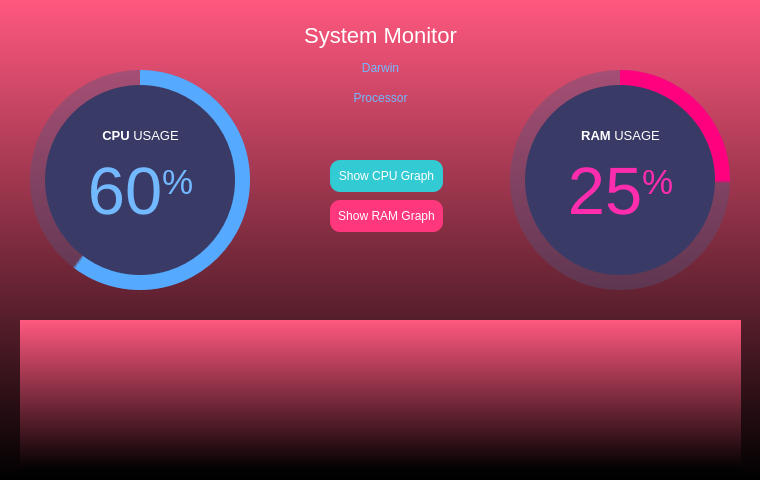
<?xml version="1.0" encoding="UTF-8"?>
<ui version="4.0">
 <class>MainWindow</class>
 <widget class="QMainWindow" name="MainWindow">
  <property name="geometry">
   <rect>
    <x>0</x>
    <y>0</y>
    <width>760</width>
    <height>480</height>
   </rect>
  </property>
  <property name="minimumSize">
   <size>
    <width>760</width>
    <height>480</height>
   </size>
  </property>
  <property name="maximumSize">
   <size>
    <width>760</width>
    <height>480</height>
   </size>
  </property>
  <property name="windowTitle">
   <string>System Monitor</string>
  </property>
  <property name="styleSheet">
   <string notr="true">
background-color: qlineargradient(spread:pad, x1:0, y1:0, x2:0, y2:1, stop:0 rgb(255, 88, 127), stop:1 rgb(000));
border-bottom-right-radius: 500px;</string>
  </property>
  <widget class="QWidget" name="centralwidget">
   <widget class="QFrame" name="circularProgressBar_Main">
    <property name="geometry">
     <rect>
      <x>20</x>
      <y>60</y>
      <width>240</width>
      <height>240</height>
     </rect>
    </property>
    <property name="styleSheet">
     <string notr="true">background-color: none;</string>
    </property>
    <property name="frameShape">
     <enum>QFrame::NoFrame</enum>
    </property>
    <property name="frameShadow">
     <enum>QFrame::Raised</enum>
    </property>
    <widget class="QFrame" name="circularProgressCPU">
     <property name="geometry">
      <rect>
       <x>10</x>
       <y>10</y>
       <width>220</width>
       <height>220</height>
      </rect>
     </property>
     <property name="styleSheet">
      <string notr="true">QFrame{
	border-radius: 110px;	
	background-color: qconicalgradient(cx:0.5, cy:0.5, angle:90, stop:0.400 rgba(85, 170, 255, 255), stop:0.395 rgba(255, 255, 255, 0));
}</string>
     </property>
     <property name="frameShape">
      <enum>QFrame::StyledPanel</enum>
     </property>
     <property name="frameShadow">
      <enum>QFrame::Raised</enum>
     </property>
    </widget>
    <widget class="QFrame" name="circularBg">
     <property name="geometry">
      <rect>
       <x>10</x>
       <y>10</y>
       <width>220</width>
       <height>220</height>
      </rect>
     </property>
     <property name="styleSheet">
      <string notr="true">QFrame{
	border-radius: 110px;	
	background-color: rgba(85, 85, 127, 100);
}</string>
     </property>
     <property name="frameShape">
      <enum>QFrame::StyledPanel</enum>
     </property>
     <property name="frameShadow">
      <enum>QFrame::Raised</enum>
     </property>
    </widget>
    <widget class="QFrame" name="circularContainer">
     <property name="geometry">
      <rect>
       <x>25</x>
       <y>25</y>
       <width>190</width>
       <height>190</height>
      </rect>
     </property>
     <property name="baseSize">
      <size>
       <width>0</width>
       <height>0</height>
      </size>
     </property>
     <property name="styleSheet">
      <string notr="true">QFrame{
	border-radius: 95px;	
	background-color: rgb(58, 58, 102);
}</string>
     </property>
     <property name="frameShape">
      <enum>QFrame::StyledPanel</enum>
     </property>
     <property name="frameShadow">
      <enum>QFrame::Raised</enum>
     </property>
     <widget class="QWidget" name="layoutWidget">
      <property name="geometry">
       <rect>
        <x>10</x>
        <y>40</y>
        <width>171</width>
        <height>137</height>
       </rect>
      </property>
      <layout class="QGridLayout" name="infoLayout">
       <item row="0" column="0">
        <widget class="QLabel" name="labelAplicationName">
         <property name="font">
          <font>
           <family>Helvetica Neue</family>
           <pointsize>10</pointsize>
          </font>
         </property>
         <property name="styleSheet">
          <string notr="true">color: #FFFFFF; background-color: none;</string>
         </property>
         <property name="text">
          <string>&lt;strong&gt;CPU&lt;/strong&gt; USAGE</string>
         </property>
         <property name="alignment">
          <set>Qt::AlignCenter</set>
         </property>
        </widget>
       </item>
       <item row="1" column="0">
        <widget class="QLabel" name="labelPercentageCPU">
         <property name="font">
          <font>
           <family>Helvetica Neue</family>
           <pointsize>30</pointsize>
          </font>
         </property>
         <property name="styleSheet">
          <string notr="true">color: rgb(115, 185, 255); padding: 0px; background-color: none;</string>
         </property>
         <property name="text">
          <string>&lt;p align=&quot;center&quot;&gt;&lt;span style=&quot; font-size:50pt;&quot;&gt;60&lt;/span&gt;&lt;span style=&quot; font-size:40pt; vertical-align:super;&quot;&gt;%&lt;/span&gt;&lt;/p&gt;</string>
         </property>
         <property name="alignment">
          <set>Qt::AlignCenter</set>
         </property>
         <property name="indent">
          <number>-1</number>
         </property>
        </widget>
       </item>
       <item row="2" column="0">
        <widget class="QLabel" name="labelCredits">
         <property name="font">
          <font>
           <family>Helvetica Neue</family>
           <pointsize>8</pointsize>
          </font>
         </property>
         <property name="styleSheet">
          <string notr="true">color: rgb(148, 148, 216); background-color: none;</string>
         </property>
         <property name="text">
          <string>&lt;html&gt;&lt;head/&gt;&lt;body&gt;&lt;p&gt;&lt;br/&gt;&lt;/p&gt;&lt;/body&gt;&lt;/html&gt;</string>
         </property>
         <property name="alignment">
          <set>Qt::AlignCenter</set>
         </property>
        </widget>
       </item>
      </layout>
     </widget>
    </widget>
    <zorder>circularBg</zorder>
    <zorder>circularProgressCPU</zorder>
    <zorder>circularContainer</zorder>
   </widget>
   <widget class="QFrame" name="circularProgressBar_Main_3">
    <property name="geometry">
     <rect>
      <x>500</x>
      <y>60</y>
      <width>240</width>
      <height>240</height>
     </rect>
    </property>
    <property name="styleSheet">
     <string notr="true">background-color: none;</string>
    </property>
    <property name="frameShape">
     <enum>QFrame::NoFrame</enum>
    </property>
    <property name="frameShadow">
     <enum>QFrame::Raised</enum>
    </property>
    <widget class="QFrame" name="circularProgressRAM">
     <property name="geometry">
      <rect>
       <x>10</x>
       <y>10</y>
       <width>220</width>
       <height>220</height>
      </rect>
     </property>
     <property name="styleSheet">
      <string notr="true">QFrame{
	border-radius: 110px;	
	background-color: qconicalgradient(cx:0.5, cy:0.5, angle:90, stop:0.750 rgba(255, 0, 127, 255), stop:0.745 rgba(255, 255, 255, 0));
}</string>
     </property>
     <property name="frameShape">
      <enum>QFrame::StyledPanel</enum>
     </property>
     <property name="frameShadow">
      <enum>QFrame::Raised</enum>
     </property>
    </widget>
    <widget class="QFrame" name="circularBg_3">
     <property name="geometry">
      <rect>
       <x>10</x>
       <y>10</y>
       <width>220</width>
       <height>220</height>
      </rect>
     </property>
     <property name="styleSheet">
      <string notr="true">QFrame{
	border-radius: 110px;	
	background-color: rgba(85, 85, 127, 100);
}</string>
     </property>
     <property name="frameShape">
      <enum>QFrame::StyledPanel</enum>
     </property>
     <property name="frameShadow">
      <enum>QFrame::Raised</enum>
     </property>
    </widget>
    <widget class="QFrame" name="circularContainer_3">
     <property name="geometry">
      <rect>
       <x>25</x>
       <y>25</y>
       <width>190</width>
       <height>190</height>
      </rect>
     </property>
     <property name="baseSize">
      <size>
       <width>0</width>
       <height>0</height>
      </size>
     </property>
     <property name="styleSheet">
      <string notr="true">QFrame{
	border-radius: 95px;	
	background-color: rgb(58, 58, 102);
}</string>
     </property>
     <property name="frameShape">
      <enum>QFrame::StyledPanel</enum>
     </property>
     <property name="frameShadow">
      <enum>QFrame::Raised</enum>
     </property>
     <widget class="QWidget" name="layoutWidget_3">
      <property name="geometry">
       <rect>
        <x>10</x>
        <y>40</y>
        <width>171</width>
        <height>137</height>
       </rect>
      </property>
      <layout class="QGridLayout" name="infoLayout_3">
       <item row="0" column="0">
        <widget class="QLabel" name="labelAplicationName_3">
         <property name="font">
          <font>
           <family>Helvetica Neue</family>
           <pointsize>10</pointsize>
          </font>
         </property>
         <property name="styleSheet">
          <string notr="true">color: #FFFFFF; background-color: none;</string>
         </property>
         <property name="text">
          <string>&lt;strong&gt;RAM&lt;/strong&gt; USAGE</string>
         </property>
         <property name="alignment">
          <set>Qt::AlignCenter</set>
         </property>
        </widget>
       </item>
       <item row="1" column="0">
        <widget class="QLabel" name="labelPercentageRAM">
         <property name="font">
          <font>
           <family>Helvetica Neue</family>
           <pointsize>30</pointsize>
          </font>
         </property>
         <property name="styleSheet">
          <string notr="true">color: rgb(255, 44, 174); padding: 0px; background-color: none;</string>
         </property>
         <property name="text">
          <string>&lt;p align=&quot;center&quot;&gt;&lt;span style=&quot; font-size:50pt;&quot;&gt;25&lt;/span&gt;&lt;span style=&quot; font-size:40pt; vertical-align:super;&quot;&gt;%&lt;/span&gt;&lt;/p&gt;</string>
         </property>
         <property name="alignment">
          <set>Qt::AlignCenter</set>
         </property>
         <property name="indent">
          <number>-1</number>
         </property>
        </widget>
       </item>
       <item row="2" column="0">
        <widget class="QLabel" name="labelCredits_3">
         <property name="font">
          <font>
           <family>Helvetica Neue</family>
           <pointsize>8</pointsize>
          </font>
         </property>
         <property name="styleSheet">
          <string notr="true">color: rgb(148, 148, 216); background-color: none;</string>
         </property>
         <property name="text">
          <string>&lt;html&gt;&lt;head/&gt;&lt;body&gt;&lt;p&gt;&lt;br/&gt;&lt;/p&gt;&lt;/body&gt;&lt;/html&gt;</string>
         </property>
         <property name="alignment">
          <set>Qt::AlignCenter</set>
         </property>
        </widget>
       </item>
      </layout>
     </widget>
    </widget>
    <zorder>circularBg_3</zorder>
    <zorder>circularProgressRAM</zorder>
    <zorder>circularContainer_3</zorder>
   </widget>
   <widget class="QLabel" name="label_title">
    <property name="geometry">
     <rect>
      <x>60</x>
      <y>10</y>
      <width>641</width>
      <height>50</height>
     </rect>
    </property>
    <property name="styleSheet">
     <string notr="true">color: rgb(255, 255, 255); background-color: none; font-size: 22px;
font: 800 24pt &quot;Rockwell Extra Bold&quot;;</string>
    </property>
    <property name="text">
     <string>System Monitor</string>
    </property>
    <property name="alignment">
     <set>Qt::AlignCenter</set>
    </property>
   </widget>
   <widget class="QWidget" name="gridLayoutWidget">
    <property name="geometry">
     <rect>
      <x>20</x>
      <y>320</y>
      <width>721</width>
      <height>151</height>
     </rect>
    </property>
    <layout class="QGridLayout" name="gridLayout"/>
   </widget>
   <widget class="QPushButton" name="pushButton">
    <property name="geometry">
     <rect>
      <x>330</x>
      <y>160</y>
      <width>113</width>
      <height>32</height>
     </rect>
    </property>
    <property name="styleSheet">
     <string notr="true">border-radius:10px;
color: white;
background-color: rgb(51, 203, 211)</string>
    </property>
    <property name="text">
     <string>Show CPU Graph</string>
    </property>
   </widget>
   <widget class="QPushButton" name="pushButton_2">
    <property name="geometry">
     <rect>
      <x>330</x>
      <y>200</y>
      <width>113</width>
      <height>32</height>
     </rect>
    </property>
    <property name="styleSheet">
     <string notr="true">background-color: rgb(255, 55, 125);
color: white;
border-radius:10px;</string>
    </property>
    <property name="text">
     <string>Show RAM Graph</string>
    </property>
   </widget>
   <widget class="QLabel" name="label">
    <property name="geometry">
     <rect>
      <x>210</x>
      <y>60</y>
      <width>341</width>
      <height>16</height>
     </rect>
    </property>
    <property name="styleSheet">
     <string notr="true">color: rgb(115, 185, 255); font-size: 12px; padding-left: 2px; padding-right: 2px; border: none;
background-color:none;</string>
    </property>
    <property name="text">
     <string>Darwin</string>
    </property>
    <property name="alignment">
     <set>Qt::AlignCenter</set>
    </property>
   </widget>
   <widget class="QLabel" name="label_2">
    <property name="geometry">
     <rect>
      <x>260</x>
      <y>90</y>
      <width>241</width>
      <height>16</height>
     </rect>
    </property>
    <property name="styleSheet">
     <string notr="true">color: rgb(115, 185, 255); font-size: 12px; padding-left: 2px; padding-right: 2px; border: none;background-color:none;</string>
    </property>
    <property name="text">
     <string>Processor</string>
    </property>
    <property name="alignment">
     <set>Qt::AlignCenter</set>
    </property>
   </widget>
   <widget class="QToolButton" name="Exit_Btn_2">
    <property name="geometry">
     <rect>
      <x>700</x>
      <y>10</y>
      <width>20</width>
      <height>20</height>
     </rect>
    </property>
    <property name="minimumSize">
     <size>
      <width>20</width>
      <height>20</height>
     </size>
    </property>
    <property name="maximumSize">
     <size>
      <width>20</width>
      <height>20</height>
     </size>
    </property>
    <property name="font">
     <font>
      <pointsize>48</pointsize>
     </font>
    </property>
    <property name="styleSheet">
     <string notr="true">border-radius:0px;
background-color:none</string>
    </property>
    <property name="text">
     <string/>
    </property>
    <property name="icon">
     <iconset>
      <normaloff>../CW/Extras/Icons/x-circle.svg</normaloff>../CW/Extras/Icons/x-circle.svg</iconset>
    </property>
    <property name="iconSize">
     <size>
      <width>20</width>
      <height>20</height>
     </size>
    </property>
   </widget>
   <widget class="QToolButton" name="Minus_Btn_2">
    <property name="geometry">
     <rect>
      <x>660</x>
      <y>10</y>
      <width>20</width>
      <height>20</height>
     </rect>
    </property>
    <property name="minimumSize">
     <size>
      <width>20</width>
      <height>20</height>
     </size>
    </property>
    <property name="maximumSize">
     <size>
      <width>20</width>
      <height>20</height>
     </size>
    </property>
    <property name="styleSheet">
     <string notr="true">border-radius:0px;
background-color:none</string>
    </property>
    <property name="text">
     <string/>
    </property>
    <property name="icon">
     <iconset>
      <normaloff>../CW/Extras/Icons/minus.svg</normaloff>../CW/Extras/Icons/minus.svg</iconset>
    </property>
    <property name="iconSize">
     <size>
      <width>20</width>
      <height>20</height>
     </size>
    </property>
   </widget>
   <widget class="QPushButton" name="exit">
    <property name="geometry">
     <rect>
      <x>694</x>
      <y>20</y>
      <width>31</width>
      <height>24</height>
     </rect>
    </property>
    <property name="styleSheet">
     <string notr="true">#exit{

 background-color:transparent;


}
#exit:hover {
	background-color: rgb(170, 0, 0);
    border-radius:10px
}

#exit:pressed {
	border: 4px solid #98c1fe;
    border-radius:10px
}
</string>
    </property>
    <property name="text">
     <string/>
    </property>
    <property name="icon">
     <iconset>
      <normaloff>../../simple/Icons/Exit.png</normaloff>../../simple/Icons/Exit.png</iconset>
    </property>
   </widget>
   <widget class="QPushButton" name="mini">
    <property name="geometry">
     <rect>
      <x>660</x>
      <y>20</y>
      <width>31</width>
      <height>24</height>
     </rect>
    </property>
    <property name="styleSheet">
     <string notr="true">#mini{

 background-color:transparent;


}
#mini:hover {
	background-color: rgb(190, 190, 0);
    border-radius:10px
}

#mini:pressed {
	border: 4px solid #98c1fe;
    border-radius:10px
}</string>
    </property>
    <property name="text">
     <string/>
    </property>
    <property name="icon">
     <iconset>
      <normaloff>../../simple/Icons/Minimize.png</normaloff>../../simple/Icons/Minimize.png</iconset>
    </property>
   </widget>
  </widget>
 </widget>
 <resources/>
 <connections/>
</ui>
